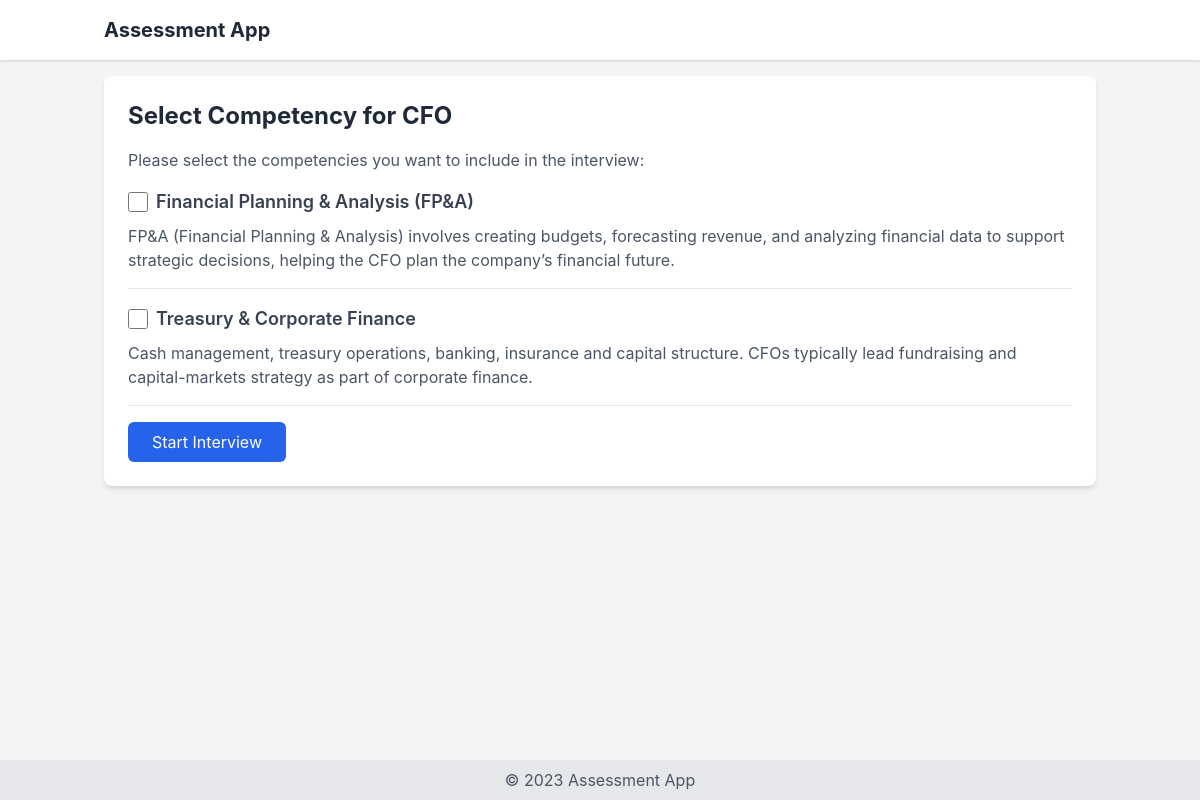
Page /job_titles/1/ on the committed database.
### assessments/models.py (models this page shows, shortened)
class JobTitle(models.Model):
    department = models.ForeignKey(Department, on_delete=models.CASCADE)
    title = models.CharField(max_length=100)
    summary = models.TextField(blank=True, help_text="Summary of what this role usually does.")
    history = models.TextField(blank=True, help_text="Brief history of the role.")

class Competency(models.Model):
    job_title = models.ForeignKey(JobTitle, on_delete=models.CASCADE)
    name = models.CharField(max_length=100)
    description = models.TextField(blank=True, help_text="Brief description of what this competency entails.")
    gateway_question = models.ForeignKey('Question', null=True, blank=True, on_delete=models.SET_NULL, related_name='competency_gateway')
    scope_question = models.ForeignKey('Question', null=True, blank=True, on_delete=models.SET_NULL, related_name='competency_scope')

### assessments/views.py (the view, shortened to what this page needs)
# urls.py: path('job_titles/<int:job_title_id>/', views.competency_list, name='competency_list'),
def competency_list(request, job_title_id):
    job_title = get_object_or_404(JobTitle, id=job_title_id)
    competencies = Competency.objects.filter(job_title=job_title)
    return render(request, 'competency_list.html', {'job_title': job_title, 'competencies': competencies})

### assessments/templates/competency_list.html (shortened to what this page needs)
{% extends 'base.html' %}
{% block content %}
<div class="bg-white shadow-md rounded-lg p-6">
    <h1 class="text-2xl font-bold text-gray-800 mb-4">Select Competency for {{ job_title.title }}</h1>
    {% if competencies %}
        <form method="post" class="space-y-4">
            <p class="text-gray-600">Please select the competencies you want to include in the interview:</p>
            <div class="space-y-4">
            {% for competency in competencies %}
                <div class="border-b border-gray-200 pb-4">
                    <label class="flex items-center">
                        <input type="checkbox" name="competencies" value="{{ competency.id }}" class="form-checkbox h-5 w-5 text-blue-600">
                        <span class="ml-2 text-lg font-semibold text-gray-700">{{ competency.name }}</span>
                    </label>
                    {% if competency.description %}
                        <p class="text-gray-600 mt-2">{{ competency.description }}</p>
                    {% endif %}
                </div>
            {% endfor %}
            </div>
            <button type="submit" class="bg-blue-600 text-white px-6 py-2 rounded-md hover:bg-blue-700 transition">Start Interview</button>
        </form>
    {% else %}
        <p class="text-gray-600">No competencies available for this job title.</p>
    {% endif %}
</div>
{% endblock %}

### assessments/templates/base.html (style rules this page uses)
body { font-family: 'Inter', sans-serif; }

### rows in the picture
JobTitle: title "CFO"
Competency: name "Financial Planning & Analysis (FP&A)", description "FP&A (Financial Planning & Analysis) involves creating budgets, forecasting revenue, and analyzing financial data to support strategic decisions, helping the CFO plan the company’s financial future."
Competency: name "Treasury & Corporate Finance", description "Cash management, treasury operations, banking, insurance and capital structure. CFOs typically lead fundraising and capital-markets strategy as part of corporate finance."
